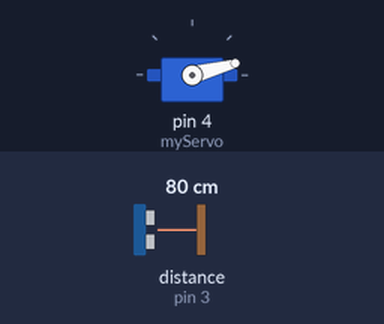
Bench run of a sketch on a simulated Arduino Uno, built with avr-gcc and run on an emulated ATmega328P. Shown: servo. Wiring (inferred from the names in the program): ultrasonic range finder: trigger pin 2; echo pin 3. The inputs (shaded band) are chosen by the test bench; at power-on: distance to the obstacle (sensor on pin 3) 80 cm. The echo pulse lasts 58.3 µs per cm; what the sketch prints to the serial monitor is not drawn.

Above: at 0.01 s.
1.3 s: distance to the obstacle (sensor on pin 3) set to 2 cm
At 2.1 s:
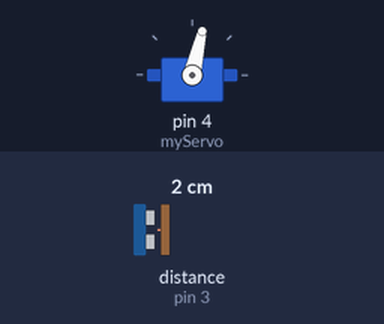
4.3 s: distance to the obstacle (sensor on pin 3) set to 299 cm
At 5.17 s:
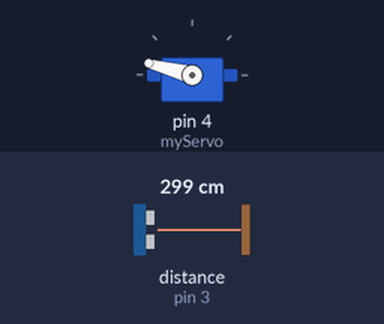
7.3 s: distance to the obstacle (sensor on pin 3) set to 4 cm
At 7.8 s:
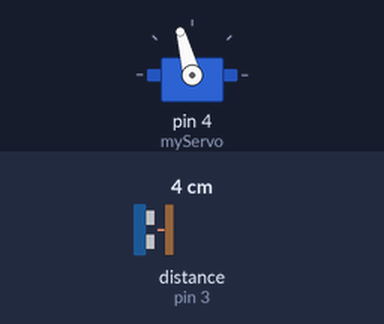
10.3 s: distance to the obstacle (sensor on pin 3) set to 35 cm
Timing chart, 0 to 14.3 s (numbered marks = the images above; inputs shaded):
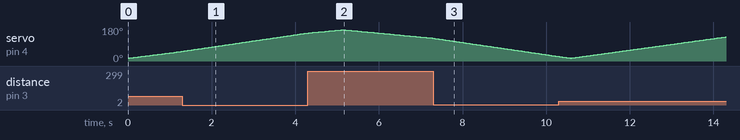

The sketch:

Radar_project.ino
```cpp
// Project: Arduino Radar System
// Author: Helina Semu
// Description: This code controls a servo motor to sweep an ultrasonic sensor from 15 to 165 degrees,
// capturing distance measurements and sending them to the Serial Monitor for real-time visualization.

#include <Servo.h> // Includes the Servo library for controlling the servo motor

// Defines Trigger and Echo pins of the Ultrasonic Sensor
const int trigPin = 2;
const int echoPin = 3;

// Variables to hold the duration of the pulse and the calculated distance
long duration;
int distance;

Servo myServo; // Creates a Servo object to control the servo motor

void setup() {
  pinMode(trigPin, OUTPUT); // Sets the trigPin as an Output to send ultrasonic waves
  pinMode(echoPin, INPUT);  // Sets the echoPin as an Input to receive reflected waves
  Serial.begin(9600); // Initializes serial communication at 9600 baud rate
  myServo.attach(4);  // Attaches the servo motor to pin 4
}

void loop() {
  // Rotates the servo motor from 15 to 165 degrees and measures distance
  for (int i = 15; i <= 165; i++) {
    myServo.write(i); // Rotates the servo to the current angle
    delay(30); // Small delay to allow the servo to reach the position
    distance = calculateDistance(); // Calls the function to calculate the distance

    // Sends the angle and distance data to the Serial Monitor
    Serial.print(i);       // Sends the current angle
    Serial.print(",");      // Adds a comma for data separation
    Serial.print(distance); // Sends the measured distance
    Serial.print(".");      // Adds a period to mark the end of the data point
  }

  // Rotates the servo motor from 165 back to 15 degrees and measures distance
  for (int i = 165; i > 15; i--) {
    myServo.write(i);
    delay(30);
    distance = calculateDistance();
    Serial.print(i);
    Serial.print(",");
    Serial.print(distance);
    Serial.print(".");
  }
}

// Function to calculate the distance using the ultrasonic sensor
int calculateDistance() {
  digitalWrite(trigPin, LOW); // Ensures trigPin is low
  delayMicroseconds(2);

  // Sends a 10 microsecond HIGH pulse to trigger the sensor
  digitalWrite(trigPin, HIGH);
  delayMicroseconds(10);
  digitalWrite(trigPin, LOW);

  // Measures the time taken for the pulse to return
  duration = pulseIn(echoPin, HIGH);

  // Calculates the distance in centimeters using the speed of sound
  distance = duration * 0.034 / 2;
  return distance; // Returns the calculated distance
}
```
